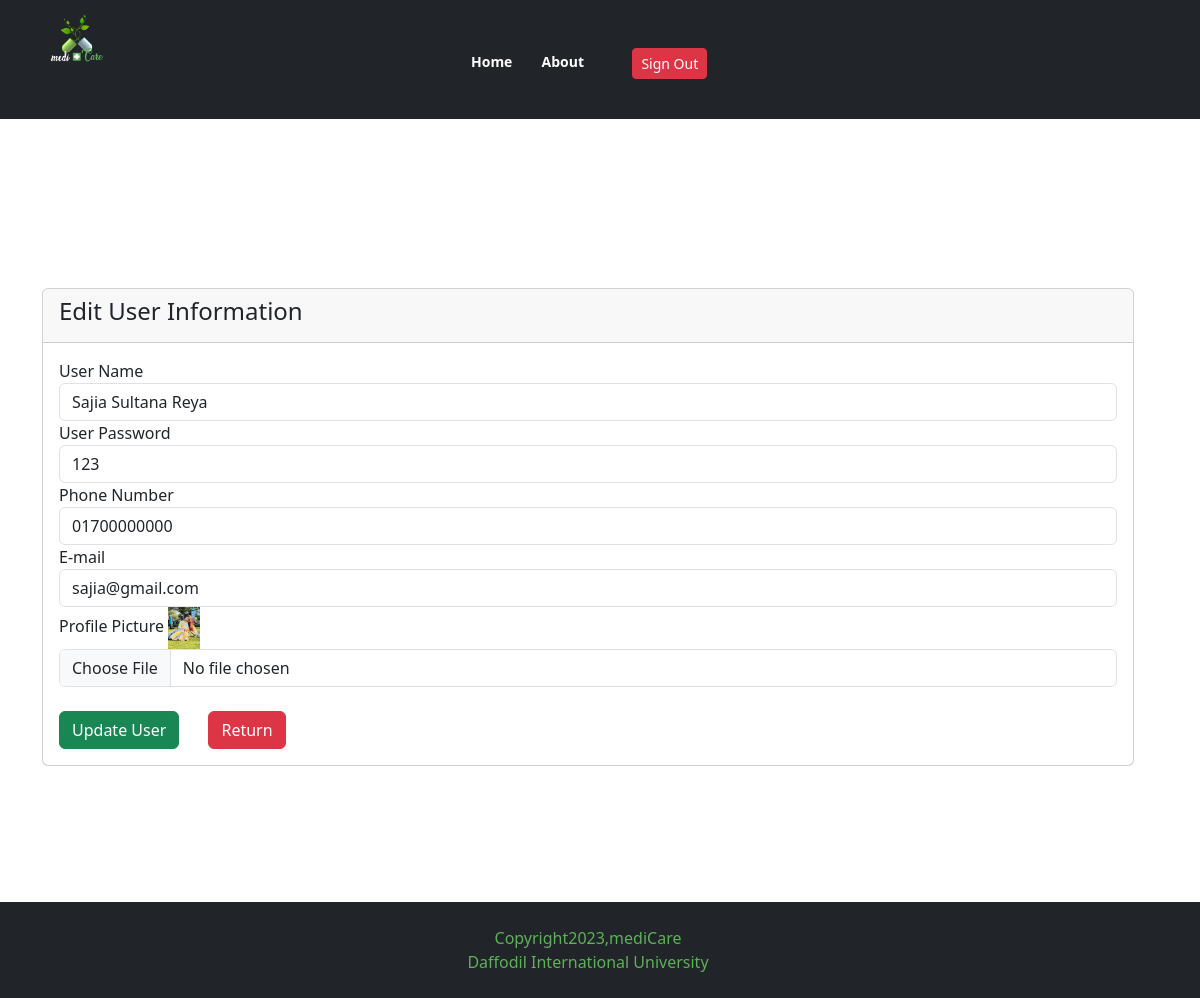
Page /admin_uedit.php?id=2 (signed in) on the committed database.
### tables this page shows
CREATE TABLE `user` (
  `id` int(100) NOT NULL,
  `uname` varchar(100) NOT NULL,
  `upass` varchar(100) NOT NULL,
  `unumber` varchar(100) NOT NULL,
  `uemail` varchar(100) NOT NULL,
  `uimg` varchar(200) NOT NULL
);

### admin_uedit.php (the view, shortened to what this page needs)
<?php
include "connection.php";
 ?>
<!DOCTYPE html>
<html lang="en" dir="ltr">
  <head>
    <link rel="stylesheet" href="style.css">
    <link href="https://cdn.jsdelivr.net/npm/bootstrap@5.3.0-alpha3/dist/css/bootstrap.min.css" rel="stylesheet">
  </head>
  <body>
      <header class="header-section bg-dark">
        <div class="container">
          <div class="row">
            <div class="col-md-4">
              <div class="logo">
                  <img width="20%" src="img/medicare.png" alt="">
              </div>
            </div>
            <div class="col-md-8">
              <div class="nav mt-4">
                <ul  style="z-index: 4;" >
                  <li><a style="text-decoration: none;" href="admin_profile.php"> Home</a></li>
                  <li><a style="text-decoration: none;" href="admin_about.php"> About</a></li>
                  <<li><a style="padding: 10px; background: rgba(0,0,0,0); color: white; text-decoration: none;" href="admin_signout.php"><button type="button" class="btn btn-danger btn-sm">Sign Out</button></a></li>
                </ul>
              </div>
            </div>
          </div>
        </div>
      </header>
  <br><br><br><br>
  <br><br><br><br>
  <br><br><br><br>
  <div class="container">
        <div class="row">
          <div class="col-md-12">
            <div class="card">
              <div class="card-header">
                <h4>Edit User Information</h4>
              </div>
              <div class="card-body">
                <?php
                $id= $_GET['id'];
                $sql = "SELECT * FROM user WHERE id = '$id'";
                $result = mysqli_query($conn, $sql);
                if (mysqli_num_rows($result) > 0) {
                  foreach ($result as $row) {
                    ?>
                <form class="" action="admin_uedit2.php?id=<?php echo $id; ?>" method="post" enctype="multipart/form-data">
                  <div class="form-group">
                    <label for="">User Name</label>
                    <input type="text" class="form-control" placeholder="Enter username" name="uname" value="<?php echo $row['uname']; ?>" required>
                  </div>
                  <div class="form-group">
                    <label for="">User Password</label>
                    <input type="text" class="form-control" placeholder="Enter password" name="upass" value="<?php echo $row['upass']; ?>" required>
                  </div>
                  <div class="form-group">
                    <label for="">Phone Number</label>
                    <input type="text" class="form-control" placeholder="Enter phone number" name="unumber" value="<?php echo $row['unumber']; ?>" required>
                  </div>
                  <div class="form-group">
                    <label for="">E-mail</label>
                    <input type="email" class="form-control" placeholder="Enter email adderess" name="uemail" value="<?php echo $row['uemail']; ?>" required>
                  </div>
                  <div class="form-group">
                    <label for="">Profile Picture</label>
                    <img src="<?php echo 'user_img/'.$row['uimg']; ?>" width="3%" alt="img">
                    <input type="file" accept="image/*" class="form-control" name="uimg" value="" required>
                  </div>
                  <br>
                  <div class="form-group">
                    <button name="uedit" class="btn btn-success" value="Insert" type="submit" name="button" style="color:white;">Update User</button>
                    <a style="text-decoration: none; padding-left:25px;" href="admin_user.php"><button type="button" class="btn btn-danger" style="color:white;">Return</button></a>
                  </div>
                </form>
                <?php
                  }
                }
                else {
                  echo "No Record Available";
                }
               ?>
              </div>
            </div>
          </div>
        </div>
      </div>
    <header class="header-section">
      <br><br><br><br><br><br><br><br><br>
    </header>
    <header class="header-section bg-dark" style="margin-top:10%; position:fixed; bottom: 0px;>
      <div class="container">
        <div class="row" >
          <div class="col-md-12" style="text-align:center; padding:2%">
            <span style="color:#5FB05B;">Copyright2023,mediCare </br>Daffodil International University</span>
          </div>
        </div>
    </header>
    </body>
  </html>

### style.css (style rules this page uses)
* { padding: 0; margin: 0; }
body { font-family: 'Lato', sans-serif; font-size: 14px; line-height: 24px; }
h1, h2, h3, h4, h5, h6 { font-family: ; }
a { text-decoration: none; }
li { list-style-type: none; display: inline-block; }
.container { width: 1140px; margin: 0 auto; }
.row { width: 100%; float: left; }
.col-md-12 { width: 100%; float: left; }
.col-md-4 { width: 33.33%; float: left; }
.col-md-8 { width: 66.67%; float: left; }
.header-section { width: 100%; float: left; }
.logo { width: left; padding: 15px 0px; }
.header-section .nav { padding: 24px 0px; text-align: right; }
.header-section .nav ul li { margin-left: 25px; font-size: 14px; font-weight: 900; font-height: 24px; color: #000; }
.header-section .nav ul li a { transition: .7s; color: white; }

### rows in the picture
user: uname "Sajia Sultana Reya", upass "123", unumber "01700000000", uemail "sajia@gmail.com", uimg (picture)
